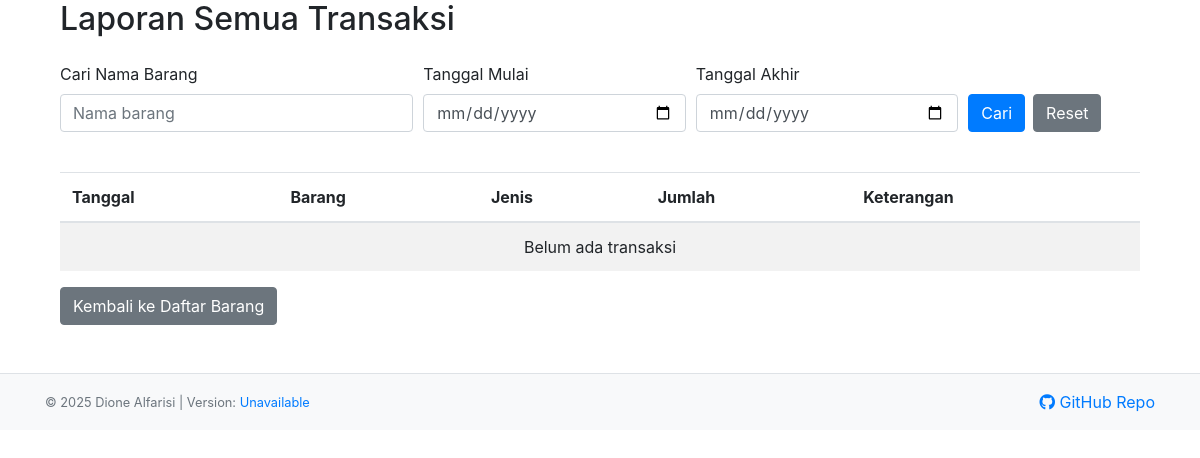
The app's page /transactions, older data.
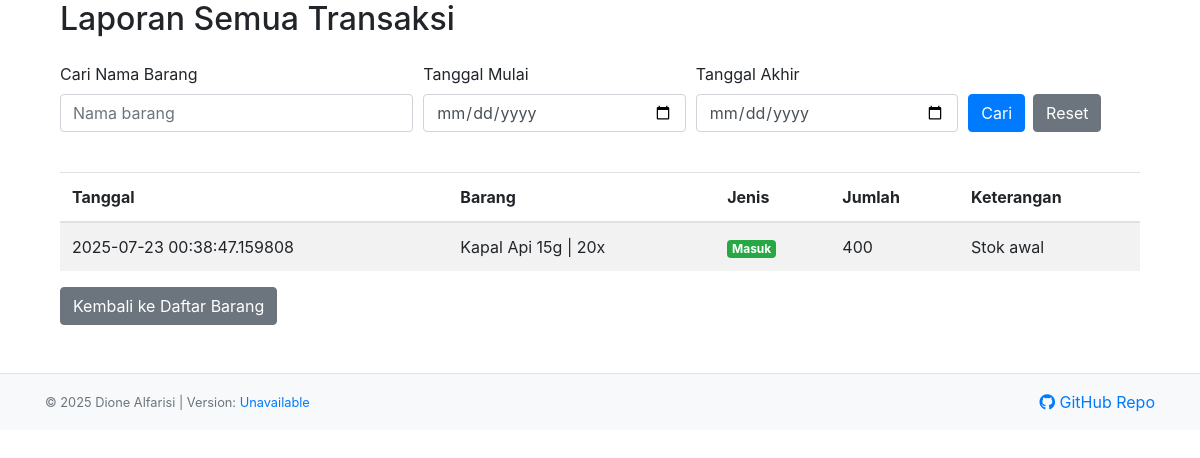
The same page, newer data.
### tables this page shows
CREATE TABLE transactions (
                id INTEGER PRIMARY KEY AUTOINCREMENT,
                item_id INTEGER NOT NULL,
                transaction_type TEXT NOT NULL,
                quantity INTEGER NOT NULL,
                transaction_date DATETIME NOT NULL,
                notes TEXT,
                FOREIGN KEY (item_id) REFERENCES items(id));

CREATE TABLE items (
                id INTEGER PRIMARY KEY AUTOINCREMENT,
                name TEXT NOT NULL,
                quantity INTEGER NOT NULL,
                category TEXT,
                location TEXT,
                description TEXT);

### app.py (the view)
@app.route('/transactions')
def transaction_report():
    search = request.args.get('search', '').strip()
    start_date = request.args.get('start_date', '').strip()
    end_date = request.args.get('end_date', '').strip()
    conn = sqlite3.connect(DB_NAME)
    conn.row_factory = sqlite3.Row
    c = conn.cursor()
    query = '''SELECT transactions.*, items.name
               FROM transactions
               JOIN items ON transactions.item_id = items.id'''
    conditions = []
    params = []
    if search:
        conditions.append("items.name LIKE ?")
        params.append('%' + search + '%')
    if start_date:
        conditions.append("DATE(transactions.transaction_date) >= ?")
        params.append(start_date)
    if end_date:
        conditions.append("DATE(transactions.transaction_date) <= ?")
        params.append(end_date)
    if conditions:
        query += " WHERE " + " AND ".join(conditions)
    query += " ORDER BY transactions.transaction_date DESC"
    c.execute(query, tuple(params))
    transactions = c.fetchall()
    conn.close()
    return render_template('transactions.html', transactions=transactions,
                           search=search, start_date=start_date, end_date=end_date)

### templates/transactions.html (shortened to what this page needs)
{% extends 'base.html' %}
{% block content %}
<div class="container">
    <h2 class="mb-4">Laporan Semua Transaksi</h2>
    <form method="GET" action="{{ url_for('transaction_report') }}" class="mb-4">
        <div class="form-row">
            <div class="form-group col-md-4">
                <label for="search">Cari Nama Barang</label>
                <input type="text" class="form-control" id="search" name="search"
                       placeholder="Nama barang" value="{{ search }}">
            </div>
            <div class="form-group col-md-3">
                <label for="start_date">Tanggal Mulai</label>
                <input type="date" class="form-control" id="start_date" name="start_date"
                       value="{{ start_date }}">
            </div>
            <div class="form-group col-md-3">
                <label for="end_date">Tanggal Akhir</label>
                <input type="date" class="form-control" id="end_date" name="end_date"
                       value="{{ end_date }}">
            </div>
            <div class="form-group col-md-2 d-flex align-items-end">
                <button type="submit" class="btn btn-primary mr-2">Cari</button>
                <a href="{{ url_for('transaction_report') }}" class="btn btn-secondary">Reset</a>
            </div>
        </div>
    </form>
    <table class="table table-striped">
        <thead>
            <tr>
                <th>Tanggal</th>
                <th>Barang</th>
                <th>Jenis</th>
                <th>Jumlah</th>
                <th>Keterangan</th>
            </tr>
        </thead>
        <tbody>
            {% for trans in transactions %}
            <tr>
                <td>{{ trans['transaction_date'] }}</td>
                <td>{{ trans['name'] }}</td>
                <td>
                    {% if trans['transaction_type'] == 'masuk' %}
                    <span class="badge badge-success">Masuk</span>
                    {% else %}
                    <span class="badge badge-danger">Keluar</span>
                    {% endif %}
                </td>
                <td>{{ trans['quantity'] }}</td>
                <td>{{ trans['notes'] }}</td>
            </tr>
            {% else %}
            <tr>
                <td colspan="5" class="text-center">Belum ada transaksi</td>
            </tr>
            {% endfor %}
        </tbody>
    </table>
    <div class="mt-3">
        <a href="{{ url_for('index') }}" class="btn btn-secondary">Kembali ke Daftar Barang</a>
    </div>
</div>
{% endblock %}

Row changes from the older to the newer data that the page shows:
added transactions: transaction_type "Masuk"
Text that changed along with them:
text no longer shown: "Belum ada transaksi"
